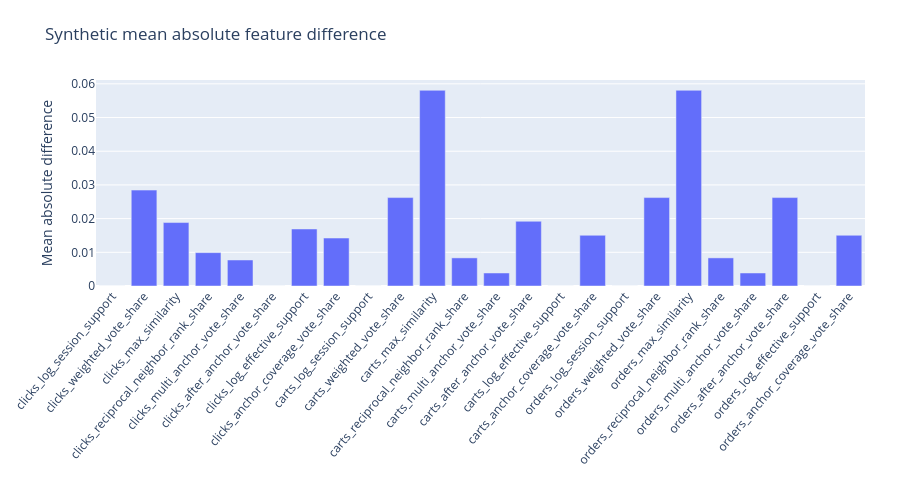

Notebook code for this chart:
### Markdown cell above
## 4 · Where representations differ
This is a numerical comparison of toy features, not feature importance or ranking performance.

### Code cell
f=go.Figure(go.Bar(x=[n.split('_',2)[-1] for n in primary_names],y=np.abs(primary-ablation).mean(axis=0)))
f.update_layout(title='Synthetic mean absolute feature difference',yaxis_title='Mean absolute difference',xaxis_tickangle=-50,height=700);emit(f)
assert len(figures)==4
assert np.isfinite(primary).all() and np.isfinite(ablation).all()
print('WORKED_EXAMPLE_COMPLETE: 24 + 24 finite columns, no models')

### Figure 1 — Plotly figure (JSON) as saved in the notebook; plotly's stock layout.template omitted (floating-point values rounded to 4 significant figures)
{"data": [{"type": "bar", "x": ["clicks_log_session_support", "clicks_weighted_vote_share", "clicks_max_similarity", "clicks_reciprocal_neighbor_rank_share", "clicks_multi_anchor_vote_share", "clicks_after_anchor_vote_share", "clicks_log_effective_support", "clicks_anchor_coverage_vote_share", "carts_log_session_support", "carts_weighted_vote_share", "carts_max_similarity", "carts_reciprocal_neighbor_rank_share", "carts_multi_anchor_vote_share", "carts_after_anchor_vote_share", "carts_log_effective_support", "carts_anchor_coverage_vote_share", "orders_log_session_support", "orders_weighted_vote_share", "orders_max_similarity", "orders_reciprocal_neighbor_rank_share", "orders_multi_anchor_vote_share", "orders_after_anchor_vote_share", "orders_log_effective_support", "orders_anchor_coverage_vote_share"], "y": [0.0, 0.02847, 0.01883, 0.009906, 0.00772, 0.0, 0.01692, 0.01423, 0.0, 0.02624, 0.05808, 0.008342, 0.00386, 0.01921, 0.0, 0.01505, 0.0, 0.02624, 0.05808, 0.008342, 0.00386, 0.02624, 0.0, 0.01505]}], "layout": {"height": 480, "margin": {"b": 65, "l": 65, "r": 35, "t": 80}, "title": {"text": "Synthetic mean absolute feature difference"}, "xaxis": {"tickangle": -50}, "yaxis": {"title": {"text": "Mean absolute difference"}}}}
